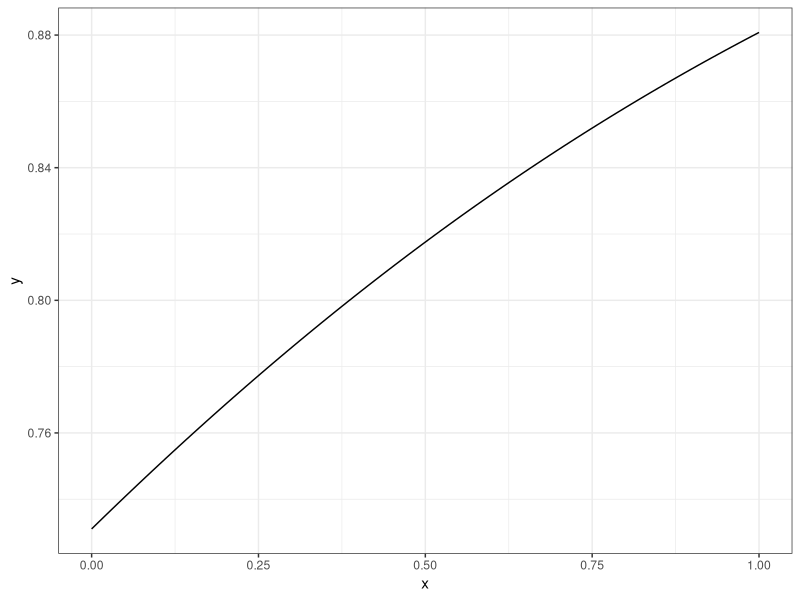
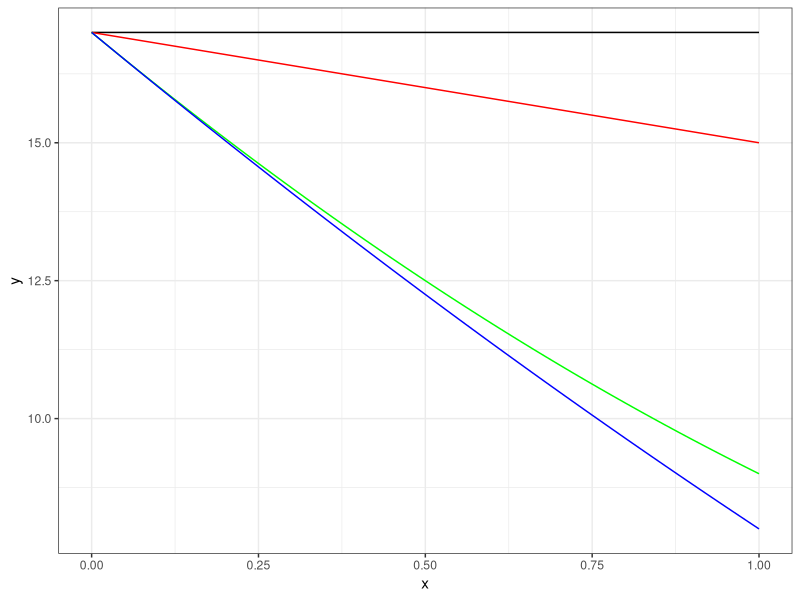
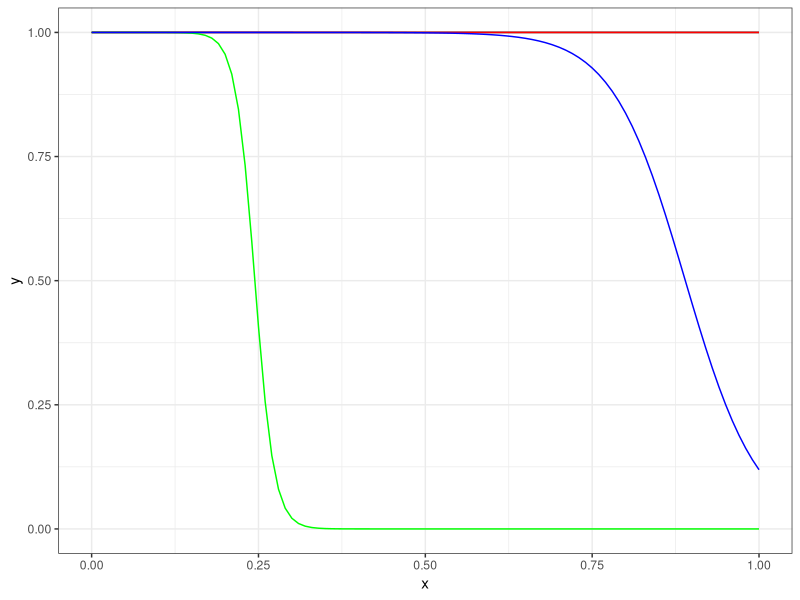
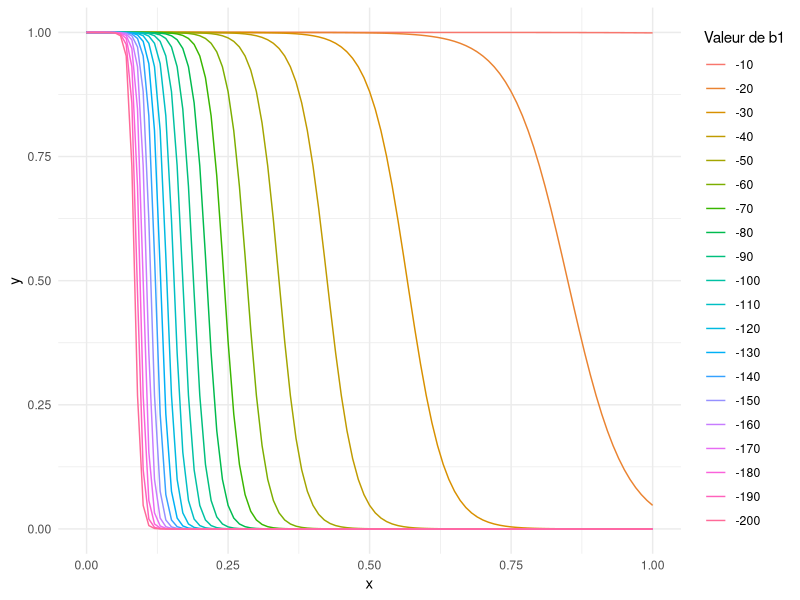
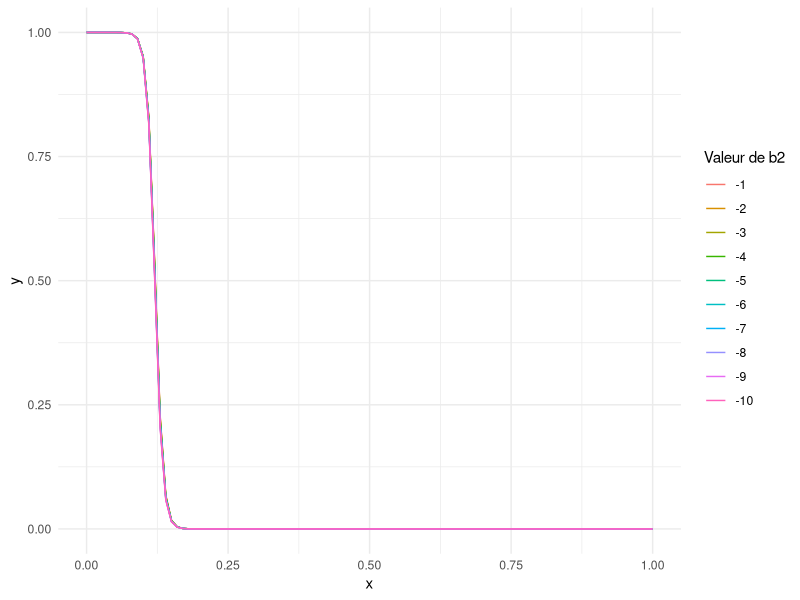
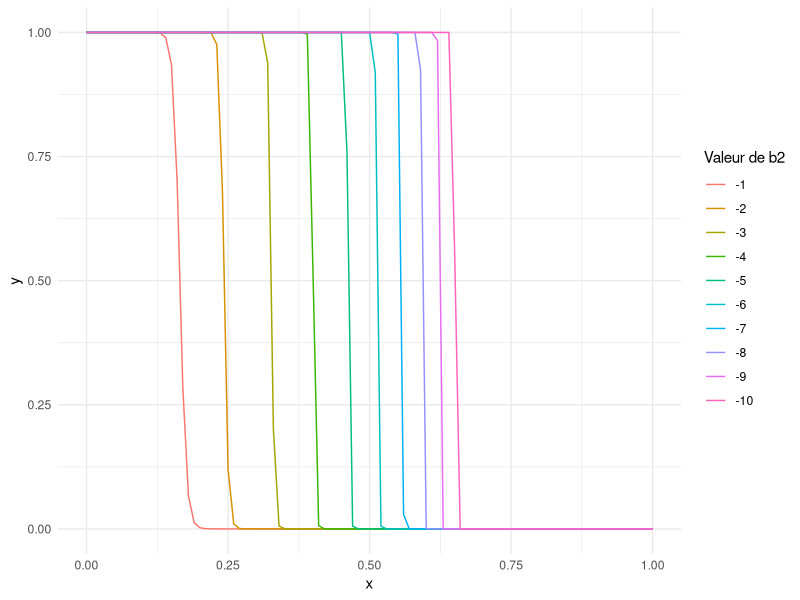

Write R code to recreate these figures, in order.
## ---- chunk 1
library(tidyverse)
## ---- chunk 2
inv_logit <- function(x) 1/(1 + exp(-x))
# exp(x)/(1+exp(x))
## ---- chunk 3
# null model
null <- function(x, a= 1) a # pas d'effet de l'env, présente partout avec la meme proba

# linear form
lin <- function(x, a= 1, b1= 1) a + b1*x

# quadratic form
quad <- function(x, a= 1, b1= 1, b2= 1) a + b1*x + b2*x^2

# polynomial power form
pow <- function(x, a= 1, b1= 1, b2= 1) a + b1*x + x^b2

# a : intercept
# x : var (light)
# b : x parameter
# c : y parameter
## ---- chunk 4
data.frame(x = seq(0, 1, length.out = 100)) %>% # x explicative var
  mutate(y = inv_logit(lin(x, 1, 1))) %>% # succès proba
  ggplot(aes(x, y)) +
  geom_line() +
  theme_bw()
## ---- chunk 5
x = seq(0, 1, length.out = 100)

a = 17
inv_logit(0) # 0.5
inv_logit(17) # 1
gtools::logit(1)
b1 = 2 # faible effet de la lumière
b1 = 10 # for effet de la lumière
b2 = 2
## ---- chunk 6
data.frame(x) %>% 
  ggplot(aes(x)) +
  # null
  geom_function(fun = ~ null(.x, a), colour = "black") +
  # linear
  geom_function(fun = ~ lin(.x, a, b1=-2), col = "red") +
  # quadratic
  geom_function(fun = ~ quad(.x, a, b1=-10, b2=2), col = "green") +
  # power
  geom_function(fun = ~ pow(.x, a, b1=-10, b2=2), col = "blue") +
  
  theme_bw()
## ---- chunk 7
data.frame(x) %>% 
  ggplot(aes(x)) +
  # null
  geom_function(fun = ~ (inv_logit(null(.x, a))), colour = "black") +
  # linear
  geom_function(fun = ~ (inv_logit(lin(.x, a, b1=b1))), col = "red") +
  # quadratic
  geom_function(fun = ~ (inv_logit(quad(.x, a, b1=-70, b2=2))), col = "green") +
  # power
  geom_function(fun = ~ (inv_logit(pow(.x, a, b1=-20, b2=2))), col = "blue") +
  
  theme_bw()
## ---- chunk 8
b1_values <- seq(1,10, by=1) # nop
b1_values <- seq(-1,-10, by=-1) # descente trop tardive
b1_values <- seq(-10,-200, by=-10) # descente de plus en plus tot mais devient trop raide et pas assez tot

data.frame(x) %>% 
  ggplot(aes(x)) +
  map(b1_values, function(b1) {
    geom_function(
      fun = function(x) inv_logit(lin(x, a, b1)),
      aes(colour = factor(b1)) # Associer les couleurs aux valeurs de b1
    )
  }) +
  scale_colour_discrete(name = "Valeur de b1") +
  theme_minimal()
## ---- chunk 9
b2_values <- seq(1,500, by=100) # quasiment la meme chose
b2_values <- seq(-1,-10, by=-1) # pente de plus en plus raide et tardive


data.frame(x) %>% 
  ggplot(aes(x)) +
  map(b2_values, function(b2) {
    geom_function(
      fun = function(x) inv_logit(quad(x, a, b1=-140, b2)),
      aes(colour = factor(b2)) # Associer les couleurs aux valeurs de b1
    )
  }) +
  scale_colour_discrete(name = "Valeur de b2") +
  theme_minimal()
## ---- chunk 10
b2_values <- seq(1,100, by=10) # quasiment la meme chose
b2_values <- seq(-1,-10, by=-1) # pente de plus en plus raide et tardive


data.frame(x) %>% 
  ggplot(aes(x)) +
  map(b2_values, function(b2) {
    geom_function(
      fun = function(x) inv_logit(pow(x, a, b1=-140, b2)),
      aes(colour = factor(b2)) # Associer les couleurs aux valeurs de b1
    )
  }) +
  scale_colour_discrete(name = "Valeur de b2") +
  theme_minimal()
